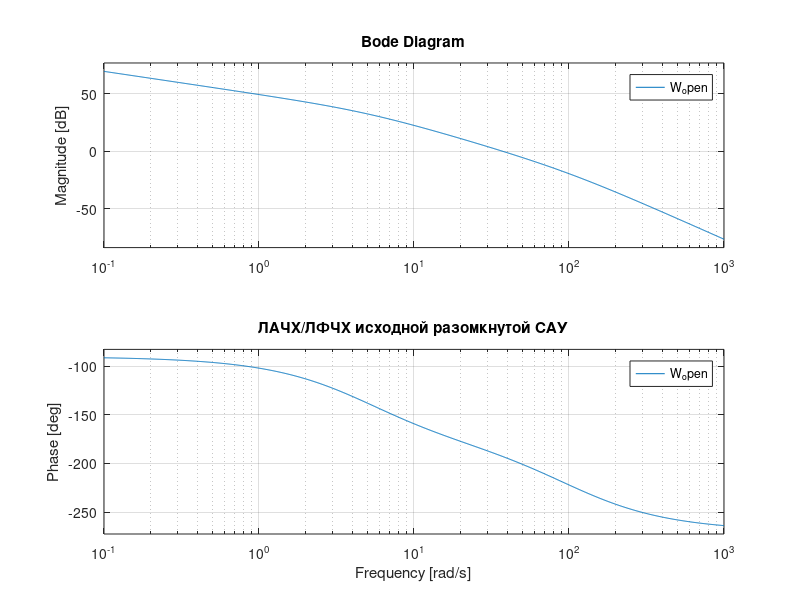

Write MATLAB code to recreate this figure. (Note: this script raises an error after producing the figure.)
clear; 
clc; 
close all;

% 1. Исследование исходной САУ
%  W(s) = 300 / 0.002*s^3 + 0.21*s^2 + s
%  M = 1.3, sigma = 27 %
num = 300;
den = [0.002  0.21  1  0];
W_open = tf(num, den);
W_closed = feedback(W_open, 1);

% Проверка устойчивости по Гурвицу
char_eq = den + [0 0 0 num]; 
a3 = char_eq(1); 
a2 = char_eq(2); 
a1 = char_eq(3); 
a0 = char_eq(4);

D = a1*a2 - a3*a0;

fprintf('Определитель Гурвица: D=%.2f\n', D);

% Исходные запасы устойчивости
[Am, Pm, Wcg, Wcp] = margin(W_open);

figure('Name','Исходная САУ');
subplot(2,1,1);
step(W_closed); 
title('Переходная функция исходной САУ');
grid on;
subplot(2,1,2);
bode(W_open); grid on; title('ЛАЧХ/ЛФЧХ исходной разомкнутой САУ');

% 2. Расчёт параметров желаемой ЛАЧХ
M_req = 1.3;
sigma_req = 27;

% Требуемый запас по фазе из M
gamma_req = asind(1/M_req);

% Эмпирическим путём воздействуем на wc и убеждаемся, 
% что результат попадает в заданные требования
wc = 20;

% Исходная фаза на частоте wc
[mag_i, ph_i] = bode(W_open, wc);
mag_i = squeeze(mag_i); 
ph_i = squeeze(ph_i);
gamma_base = 180 + ph_i;

% 3. Рассчёт ПКУ
% W_ku(s) = K * (T1*s + 1) / (T2*s + 1)

% Требуемое добавочное фазовое опережение
delta_phi = gamma_req - gamma_base;
alpha = (1 + sind(delta_phi)) / (1 - sind(delta_phi));

% w_m = 1/sqrt(T1*T2) = wc   =>   T1*T2 = 1/wc^2,  T1 = alpha*T2
T2 = 1 / (wc * sqrt(alpha));
T1 = alpha * T2;

% Определяем K из условия L_желаемое(w) = 0
L_wc = 20*log10(mag_i);
% Амплитудный вклад звена (T1 s+1)/(T2 s+1) на wc
L_zv_wc = 20*log10(sqrt(1+(T1*wc)^2) / sqrt(1+(T2*wc)^2));
L_K = 0 - L_wc - L_zv_wc;
K = 10^(L_K/20);

% Передаточная функция КУ
W_ku = K * tf([T1 1], [T2 1]);

% 4. Скорректированная САУ
W_final = W_ku * W_open;
W_closed_final = feedback(W_final, 1);

% Запасы устойчивости скорректированной системы
[Am2, Pm2, Wcg2, Wcp2] = margin(W_final);

M_fact = 1 / sind(Pm2);
fprintf('Фактическое M = 1/sin(Pm) = %.2f (требуется <= %.2f)\n', M_fact, M_req);

% 5. Показатели качества переходного процесса
info = stepinfo(W_closed_final);
Tpp_fact = info.SettlingTime;
sigma_fact = info.Overshoot;

% Локальная функция для форматирования булевых значений
yesNo = @(b) subsref({'НЕТ','ДА'}, struct('type','{}','subs',{{b+1}}));

fprintf('Соответствие: Tпп %.3f  sigma %.1f <= %.0f ? %s\n', ...
    Tpp_fact, sigma_fact, sigma_req, yesNo(sigma_fact<=sigma_req));

% 6. ЛАЧХ/ЛФЧХ исходной и скорректированной САУ
figure('Name','ЛАЧХ/ЛФЧХ систем');
bode(W_open, W_ku, W_final); grid on;
legend('Исходная W','ПКУ W_{ku}','Скорректированная W_{скор}','Location','best');
title('ЛАЧХ и ЛФЧХ — исходная, ПКУ, скорректированная');

% Переходные характеристики до и после
figure('Name','Переходные характеристики');
step(W_closed, W_closed_final); grid on;
legend('Исходная САУ','Скорректированная САУ','Location','best');
title('Переходные характеристики замкнутых САУ');
